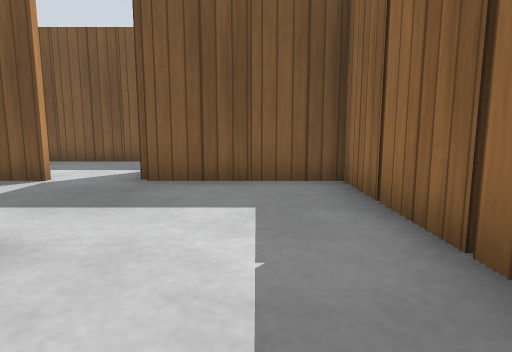
view 1 (above)

24 first-person views from a walk through a robot-simulator world made for Gazebo. The camera is 0.5 m above the floor, tilts 8° down and sees 75° across. The floor is counted in squares, 0.5 m on a side. Each view is taken from the middle of a square. On the plan, view 1 faces up. The plan holds only what a view shows up to about 12 squares ahead; the rest is blank. Gazebo's built-in surfaces are drawn with simple patterns.

view 2
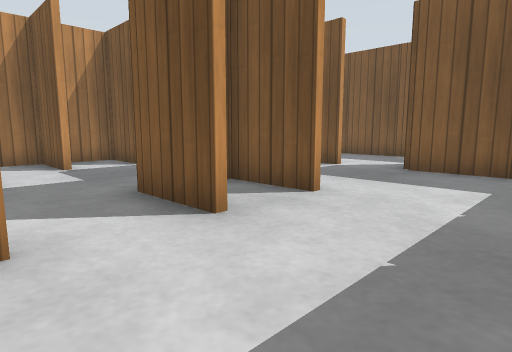

view 3
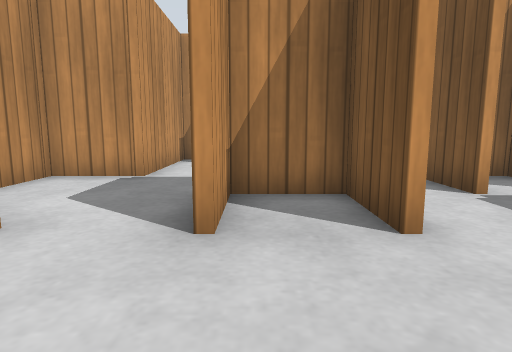

view 4
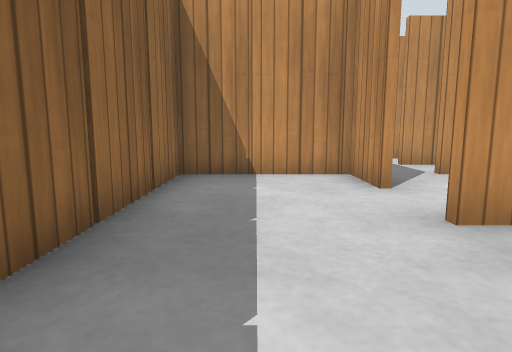

view 5
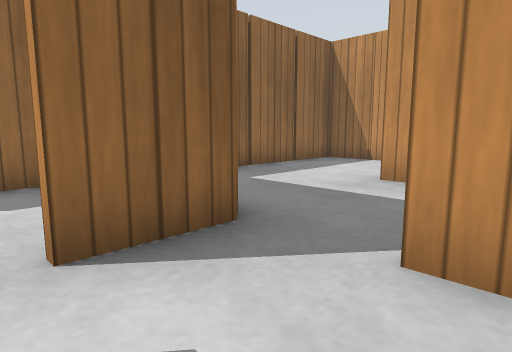

view 6
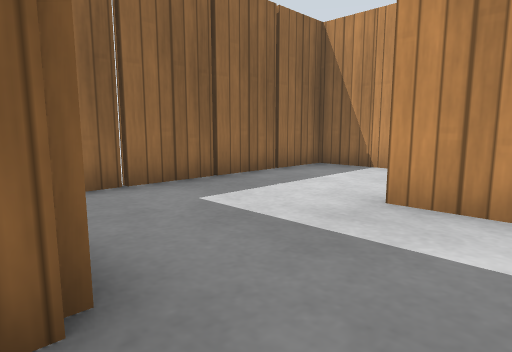

view 7
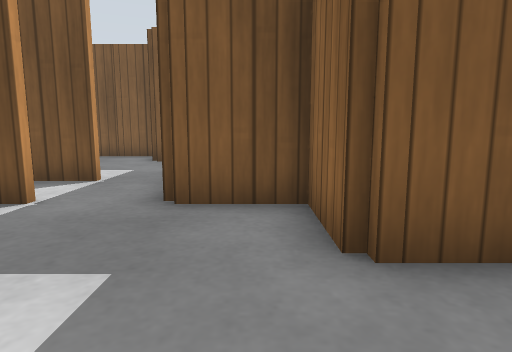

view 8
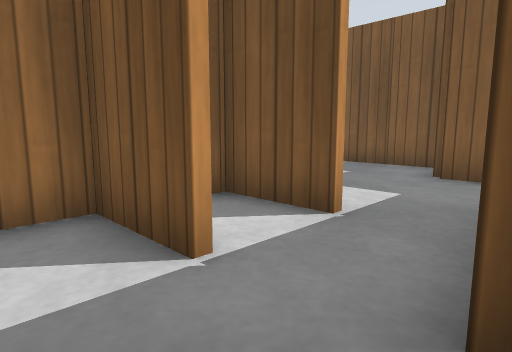

view 9
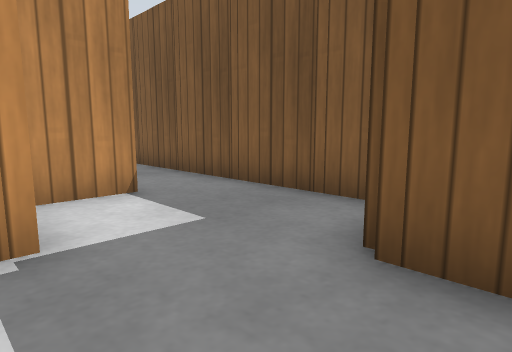

view 10
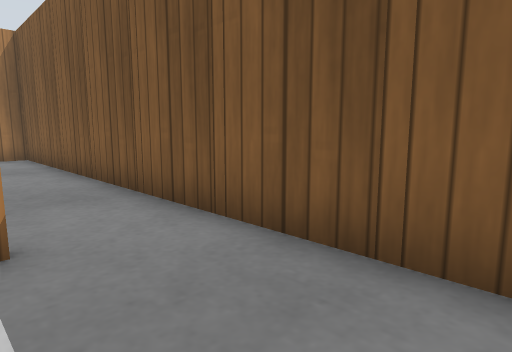

view 11
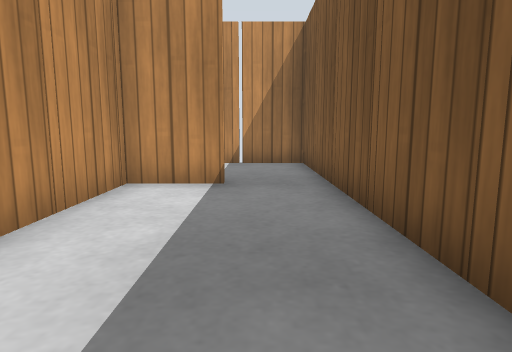

view 12
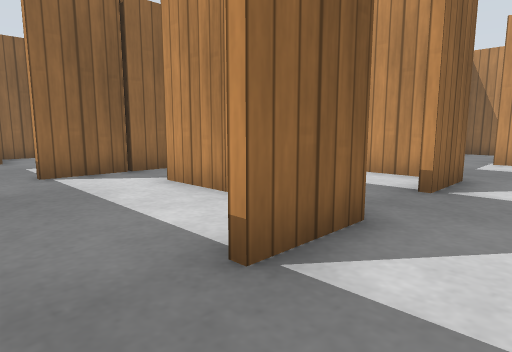

view 13
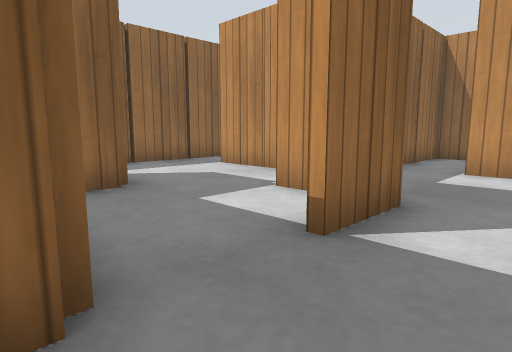

view 14
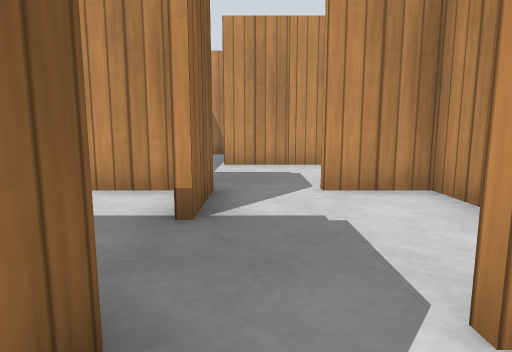

view 15
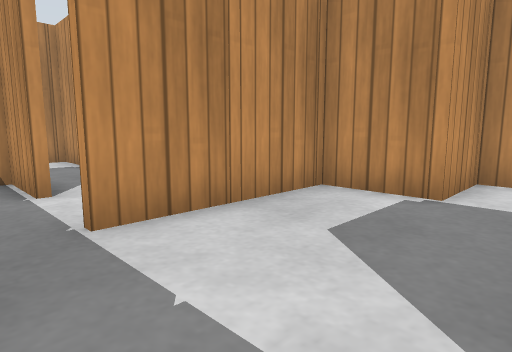

view 16
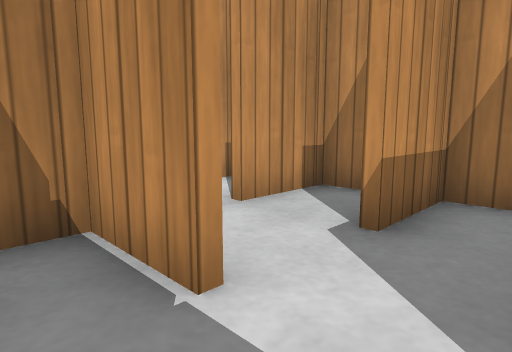

view 17
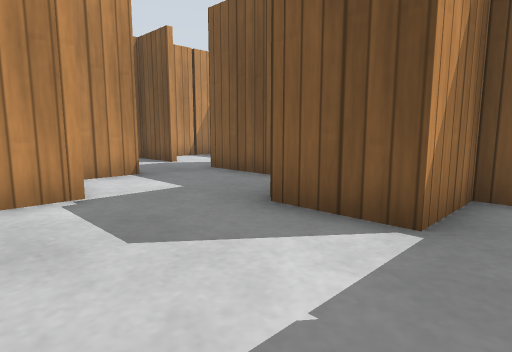

view 18
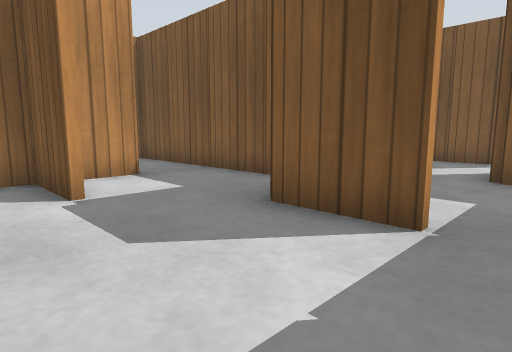

view 19
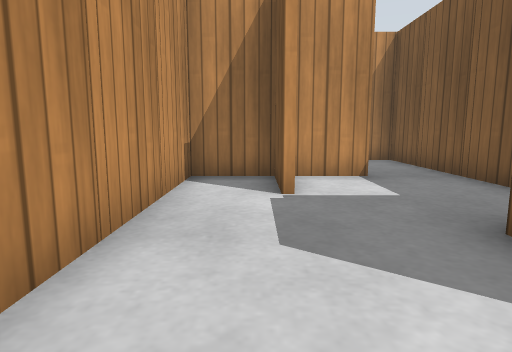

view 20
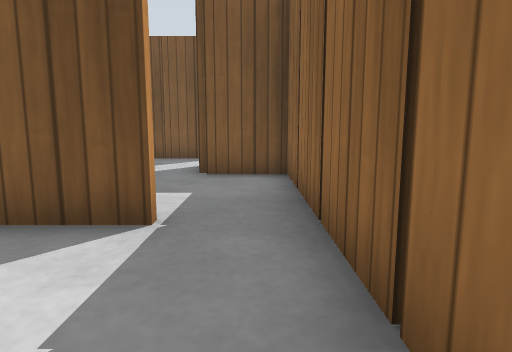

view 21
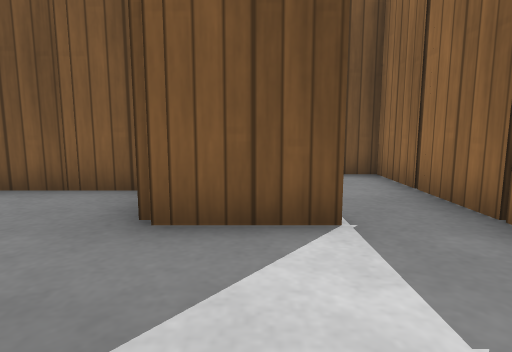

view 22
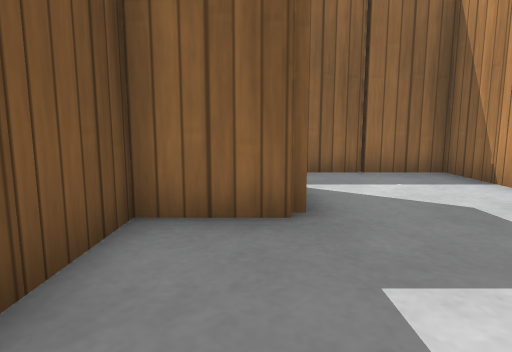

view 23
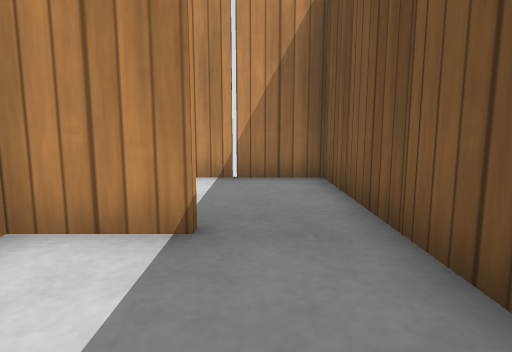

view 24
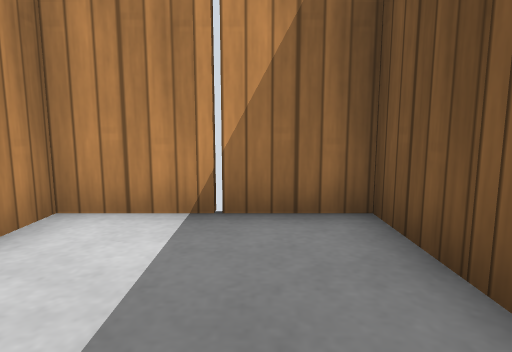

### Floor plan
Points are (right, up) in squares from view 1. A wall is a line through its corners. A room is listed if a view was taken in it or the views show most of it. See-through windows are left out.
Room 1 (views 1, 2, 3, 4, 5, 6, 7, 8, 9, 10, 11, 12, 13, 14, 15, 16, 17, 18, 19, 20, 21, 22, 23, 24)
walls: (-9.5, -1.4) (-8.4, -1.4); (-12.1, -1.5) (-12.1, -3.4) (-11.4, -3.4); (-8, 0.4) (-9.5, 0.4); (-7.5, -1.4) (-6.1, -1.4) (-6.1, -2.5); (-10.3, -3.6) (-11.5, -3.6); (-12.9, 0.4) (-14.5, 0.4); (-13.6, 0.6) (-12, 0.6); (-8, 2.4) (-9.5, 2.4); (-5.5, -3.4) (-4, -3.4); (-15.5, -1.4) (-14, -1.4); (-15.5, 0.6) (-14.4, 0.6); (-8, 4.4) (-9.5, 4.4); (-15.5, -3.4) (-14, -3.4); (-14.1, -6.1) (-14.1, -7.5); (-5.1, -5.4) (-4, -5.4); (-4.3, 2.4) (-5.5, 2.4); (-3.5, 0.6) (-2, 0.6); (-12.1, 5.5) (-12.1, 4.4) (-14, 4.4); (-12, -7.6) (-14, -7.6); (-14.3, -6.6) (-14.3, -5.6) (-21.9, -5.6) (-21.9, -9.4) (-21, -9.4); (-2.3, -2.5) (-2.3, -1.5); (-2.1, -1.5) (-2.1, -3.4) (-0.4, -3.4); (-4, 4.4) (-5.5, 4.4); (-2, 0.4) (-4, 0.4); (-17.2, -5.4) (-16.5, -5.4); (-17.8, 2.6) (-16.1, 2.6) (-16.1, 1.5); (-2, 2.4) (-4.1, 2.4); (-12.3, 7.5) (-12.3, 8.5); (-18.3, 2.5) (-18.3, 4.5); (-3.5, -7.4) (-2, -7.4); (-15.6, 6.6) (-14, 6.6); (-19.5, -1.4) (-18, -1.4); (-4, 6.4) (-5, 6.4); (-12.1, 8.5) (-12.1, 7.4); (-16.4, 6.4) (-18, 6.4); (-18.1, 4.5) (-18.1, 3.4); (-18.1, -7.5) (-18.1, -8.6); (-16, -9.6) (-17.5, -9.6); (-11.6, -11.4) (-10.5, -11.4); (0.4, -3.4) (1.7, -3.4) (1.7, 6.4) (-1.5, 6.4); (-17.5, 6.6) (-16.4, 6.6); (-20.9, -1.4) (-20.4, -1.4); (-18.3, 6.5) (-18.3, 8.5); (-8.8, 10.4) (-21.9, 10.4) (-21.9, 8.5); (-15.5, -11.4) (-14.4, -11.4); (-20, 6.4) (-22, 6.4); (-18.1, 8.5) (-18.1, 7.5); (-22, 2.6) (-20, 2.6); (-4.4, 10.4) (-6.5, 10.4); (-17.5, -11.4) (-16.4, -11.4); (0.4, -11.4) (1.7, -11.4) (1.7, -4.8)
low walls: (-13.5, -11.4) (-12.8, -11.4)
objects: wooden post (-22, -8); wooden post (-22, 8); wooden post (-20, -6); wooden post (-20, -2); wooden post (-20, 11); wooden post (-18, -12) to (-18, -11); wooden post (-18, -10); wooden post (-18, -9); wooden post (-18, -6); wooden post (-18, 3); wooden post (-18, 7); wooden post (-18, 11); wooden post (-16, -12); wooden post (-16, -6) to (-16, -5); wooden post (-16, -4); wooden post (-16, -3); wooden post (-16, -1); wooden post (-16, 1); wooden post (-16, 6); wooden post (-16, 11); wooden post (-14, -12); wooden post (-14, -7); wooden post (-14, 0); wooden post (-14, 5); wooden post (-14, 11); wooden post (-12, -12); wooden post (-12, -3); wooden post (-12, 6); wooden post (-12, 7); wooden post (-12, 11); wooden post (-10, -10); wooden post (-10, -9); wooden post (-10, -8); wooden post (-10, -6); wooden post (-10, -1); wooden post (-10, 0); wooden post (-10, 1); wooden post (-10, 2); wooden post (-10, 3); wooden post (-10, 4); wooden post (-10, 5); wooden post (-10, 11); wooden post (-8, -2); wooden post (-8, 9); wooden post (-6, -3); wooden post (-6, 3); wooden post (-6, 6); other object (-6, 7); wooden post (-6, 11); wooden post (-4, 1); wooden post (-4, 3); wooden post (-4, 11); wooden post (-2, -3); wooden post (-2, 7); wooden post (0, -12); wooden post (0, -4); wooden post (0, 6); wooden post (2, -10); wooden post (2, -8); wooden post (2, -6); wooden post (2, -2); wooden post (2, 0); wooden post (2, 2); wooden post (2, 4)

Positions as (right, up) in squares from view 1, and headings:
1: (0, 0), facing up
2: (1, -2), facing up-left
3: (1, 1), facing left
4: (0, 4), facing down
5: (-5, -1), facing down-right
6: (-4, -3), facing down-right
7: (-5, -2), facing up
8: (-6, 1), facing up-left
9: (-7, 6), facing up-left
10: (-9, 8), facing up-left
11: (-12, 9), facing left
12: (-20, 10), facing down-right
13: (-20, 7), facing down-right
14: (-19, 8), facing down
15: (-11, 4), facing down-left
16: (-11, 0), facing down-left
17: (-11, 1), facing up-left
18: (-11, -11), facing up-left
19: (-11, -10), facing left
20: (-11, -11), facing up
21: (-13, -11), facing up
22: (-18, -7), facing right
23: (-15, -7), facing left
24: (-18, -7), facing left
